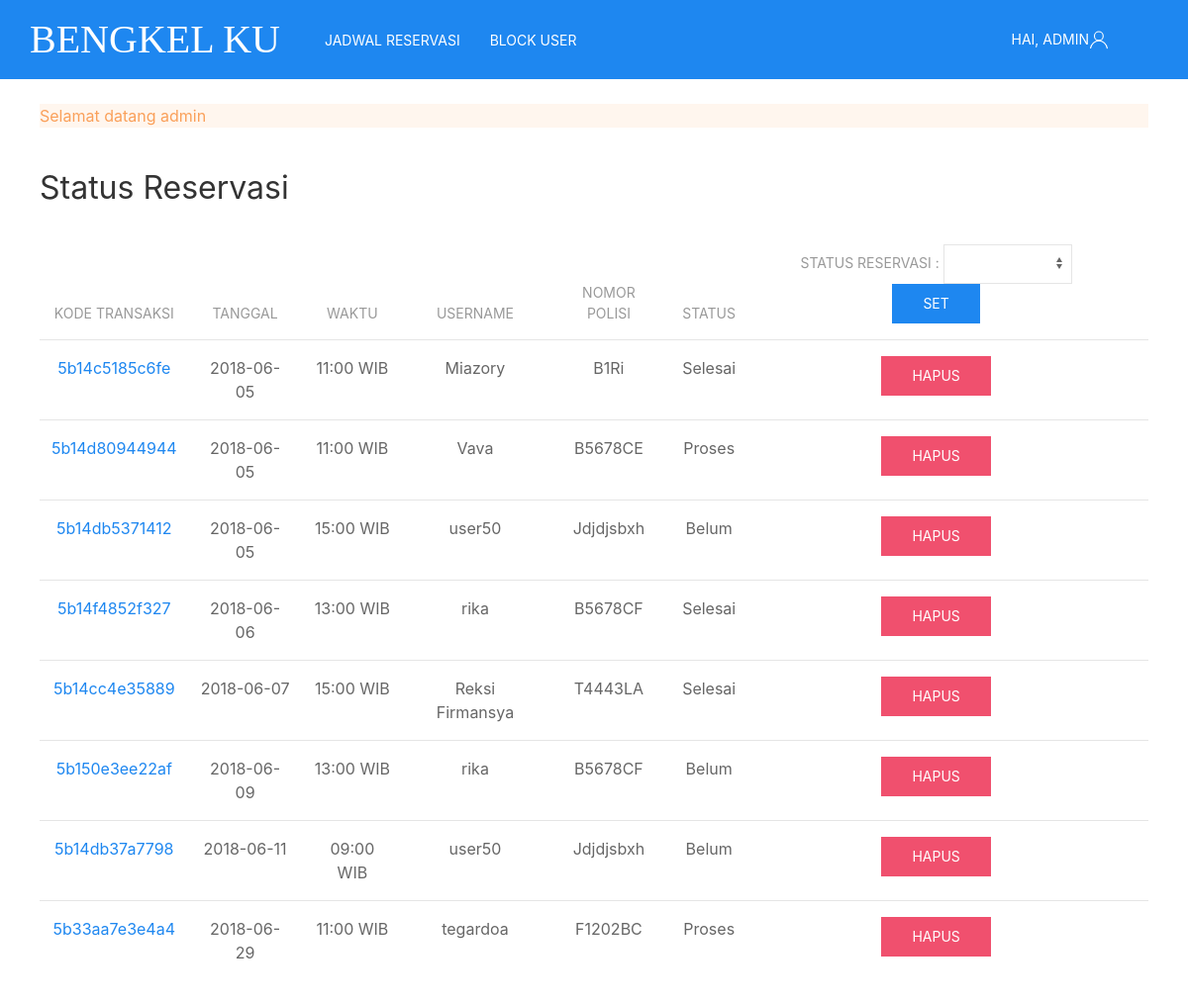
Screenshot of /admin/admin_jadwal_reservasi.php (signed in) with the database file from the repository.
### tables this page shows
CREATE TABLE `transaksi` (
  `kode_transaksi` varchar(15) NOT NULL,
  `tanggal` date NOT NULL,
  `kode_jadwal` varchar(7) NOT NULL,
  `username` varchar(15) NOT NULL,
  `no_polisi` varchar(10) NOT NULL,
  `status` enum('Belum','Proses','Selesai','Batal') NOT NULL
);

CREATE TABLE `jadwal` (
  `kode_jadwal` varchar(7) NOT NULL,
  `waktu` varchar(9) NOT NULL
);

### admin/admin_jadwal_reservasi.php (the view, shortened to what this page needs)
<!DOCTYPE html>
<html>
<head>
	<link rel="stylesheet" type="text/css" href="../css/bengkel.css">
</head>
<body>
<nav class="uk-navbar-container" style="background-color:rgb(30,135,240);" uk-navbar>
    <div class="uk-navbar-left">
        <ul class="uk-navbar-nav">
            <li class="uk-active"><a href="admin_index.php" style="color:white; padding:30px; font-size: 40px;font-family:rockwell;">Bengkel Ku</a></li></li>
            <?php
                if(empty($_SESSION["username_adm"])){
                }elseif(isset($_SESSION["username_adm"])){
                    echo "<li><a href='admin_jadwal_reservasi.php' style='color:white'>Jadwal Reservasi</a></li>";
                    echo "<li><a href='admin_block_user.php' style='color:white;'>Block User</a></li>";
                }
            ?>
        </ul>
    </div>
    <div class="uk-navbar-right">
        <ul class="uk-navbar-nav">
            <li>
                <?php
                    if(empty($_SESSION["username_adm"])){
                        echo "<a href='#'' class='uk-icon-link uk-margin-small-left' uk-icon='user' style='color:white; padding-right:80px;'>Login</a>";
                    }elseif(isset($_SESSION["username_adm"])){
                        $akun = $_SESSION["username_adm"];
                        echo "<a href='#' class='uk-icon-link uk-margin-small-left' uk-icon='user' style='color:white; padding-right:80px;'>Hai, $akun</a>";
                    }
                ?>
            </li>
        </ul>
    </div>
</nav>
<div class="uk-container" style="padding-top:25px;">
    <?php
        include "action/act_alert_admin.php";
    ?>
    <h2>Status Reservasi</h2>
        <div class="uk-container">
            <table class="uk-table uk-table-responsive uk-table-hover uk-table-divider">
            <thead>
                <tr>
                    <th><center>Kode Transaksi</center></th>
                    <th><center>Tanggal</center></th>
                    <th><center>Waktu</center></th>
                    <th><center>Username</center></th>
                    <th><center>Nomor Polisi</center></th>
                    <th><center>Status</center></th>
                    <th><center>
                        <form class="uk-form-stacked" action="#" method="POST" autocomplete="off">
                            <div class="uk-form-controls">
                                Status Reservasi :
                                <select class="uk-select uk-form-width-small" id="form-stacked-select" name="status" required>
                                    <option></option>
                                    <option>Belum</option>
                                </select>
                                <button class="uk-button uk-button-primary" type="submit" name="button">Set</button>
                            </div>
                        </form>
                    </center>
                    <th>
                </tr>
            </thead>
            <tbody>
                <?php
                    include 'action/koneksi.php';
                    if(isset($_POST['status'])){
                        $status=$_POST['status'];
                        $data=mysqli_query($koneksi,"SELECT * FROM transaksi inner join jadwal on transaksi.kode_jadwal=jadwal.kode_jadwal where status='$status' ORDER BY tanggal,waktu,kode_transaksi asc") or die(mysqli_error($koneksi));
                    }elseif(empty($_POST['status'])){
                        $data=mysqli_query($koneksi,"SELECT * FROM transaksi inner join jadwal on transaksi.kode_jadwal=jadwal.kode_jadwal ORDER BY tanggal,waktu,kode_transaksi asc") or die(mysqli_error($koneksi));
                    }
                    foreach($data as $baris){ ?>
                        <tr>
                            <td><center><a href="admin_transaksi_page.php?kode_transaksi=<?php echo $baris['kode_transaksi']?>"><?php echo $baris['kode_transaksi']?></center></td>
                            <td><center><?php echo $baris['tanggal']?></center></td>
                            <td><center><?php echo $baris['waktu']?></center></td>
                            <td><center><?php echo $baris['username']?></center></td>
                            <td><center><?php echo $baris['no_polisi']?></center></td>
                            <td><center><?php echo $baris['status']?></center></td>
                            <td><center>
                                <a class="uk-button uk-button-danger" href="action/act_delete_status_reservasi_admin.php?kode_transaksi=<?php echo $baris['kode_transaksi']?>">Hapus</a>
                            </center></td>
                        </tr>
                    <?php   }
                ?>
            </tbody>
        </table>
        </div>
</div>
<br>
</body>
</html>

### admin/action/act_alert_admin.php (shortened to what this page needs)
<?php
	if(isset($_SESSION["alert"])) {	?>
		<div class="uk-alert-warning">
			<?php echo $_SESSION["alert"]; ?>
		</div>
		<?php
		 }
		?>

### rows the page displays
transaksi: kode_transaksi "5b14c5185c6fe", tanggal "2018-06-05", kode_jadwal.waktu "11:00 WIB", username "Miazory", no_polisi "B1Ri", status "Selesai"
transaksi: kode_transaksi "5b14d80944944", tanggal "2018-06-05", kode_jadwal.waktu "11:00 WIB", username "Vava", no_polisi "B5678CE", status "Proses"
transaksi: kode_transaksi "5b14db5371412", tanggal "2018-06-05", kode_jadwal.waktu "15:00 WIB", username "user50", no_polisi "Jdjdjsbxh", status "Belum"
transaksi: kode_transaksi "5b14f4852f327", tanggal "2018-06-06", kode_jadwal.waktu "13:00 WIB", username "rika", no_polisi "B5678CF", status "Selesai"
transaksi: kode_transaksi "5b14cc4e35889", tanggal "2018-06-07", kode_jadwal.waktu "15:00 WIB", username "Reksi Firmansya", no_polisi "T4443LA", status "Selesai"
transaksi: kode_transaksi "5b150e3ee22af", tanggal "2018-06-09", kode_jadwal.waktu "13:00 WIB", username "rika", no_polisi "B5678CF", status "Belum"
transaksi: kode_transaksi "5b14db37a7798", tanggal "2018-06-11", kode_jadwal.waktu "09:00 WIB", username "user50", no_polisi "Jdjdjsbxh", status "Belum"
transaksi: kode_transaksi "5b33aa7e3e4a4", tanggal "2018-06-29", kode_jadwal.waktu "11:00 WIB", username "tegardoa", no_polisi "F1202BC", status "Proses"

### other values shown
$akun "ADMIN"
$_SESSION["alert"] "Selamat datang admin"
